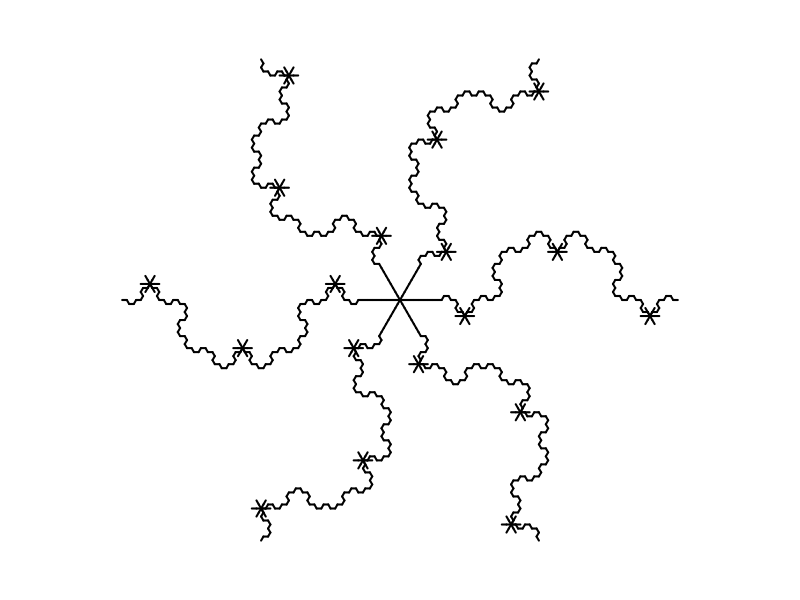

The R script that drew this image:


initial_angle = 0   #In degrees, 0 is East, 90 is North (up)
line_color = "black" #You can also use "blue" or rgb(1,0.2,0.9) or hsv(1,0.5,1)
line_width = 1
bg_color = "white"
PNG_pixel_width = 300

# BELOW HERE IS CODE... PROBABLY DO NOT EDIT THIS CODE...
getstr = function(start,rules,n){
    st = start
    for(jj in 1:n){
        st2 = ""
        for(i in 1:nchar(st)){
            ch = substr(st,i,i)
            if(!is.null(rules[[ch]])){
                st2 = paste0(st2,rules[[ch]],collapse="")
            } else {
                st2 = paste0(st2,ch,collapse="")
            }
        }
        st = st2
    }
    return(st)
}
getxyc = function(string="AA+AA+AA+A+A",angle=pi/2,angle_initial=pi/2,col="blue"){
    switch = 1
    d = angle_initial
    x = 0
    y = 0
    xl = c(x)
    yl = c(y)
    cols = numeric()
    dsave = numeric()
    xsave = numeric()
    ysave = numeric()
    for(i in 1:nchar(string)){
        ch = substr(string,i,i)
        cn = as.integer(charToRaw(ch))
        if(cn>=as.integer(charToRaw("A")) && cn<=as.integer(charToRaw("L"))){
            cols = c(cols,col)
            x = x+cos(d)
            y = y+sin(d)
            xl = c(xl,x)
            yl = c(yl,y)
        }
        if(cn>=as.integer(charToRaw("M")) && cn<=as.integer(charToRaw("Z"))){
            cols = c(cols,"NA")
            x = x+cos(d)
            y = y+sin(d)
            xl = c(xl,x)
            yl = c(yl,y)
        }
        if(cn==as.integer(charToRaw("["))){
            dsave = c(dsave,d)
            xsave = c(xsave,x)
            ysave = c(ysave,y)
        }
        if(cn==as.integer(charToRaw("]"))){
            cols = c(cols,"NA")
            x = xsave[length(xsave)]
            y = ysave[length(ysave)]
            d = dsave[length(dsave)]
            if(length(xsave)>1){
                xsave = xsave[1:(length(xsave)-1)]
                ysave = ysave[1:(length(ysave)-1)]
                dsave = dsave[1:(length(dsave)-1)]
            } else {
                xsave = numeric()
                ysave = numeric()
                dsave = numeric()
            }
            xl = c(xl,x)
            yl = c(yl,y)
        }
        if(cn==as.integer(charToRaw("-"))){
            d = d-angle*switch
        }
        if(cn==as.integer(charToRaw("+"))){
            d = d+angle*switch
        }
        if(cn==as.integer(charToRaw("."))){
            switch = switch*(-1)
        }
    }
    xwid = max(xl)-min(xl)
    ywid = max(yl)-min(yl)
    xmid = (max(xl)+min(xl))/2
    ymid = (max(yl)+min(yl))/2
    wid = max(c(xwid,ywid))
    x2 = (xl-xmid)/wid*2
    y2 = (yl-ymid)/wid*2
    return(list(x2,y2,cols))
}
makeplot = function(xyc,lwd=1){
    x = xyc[[1]]
    y = xyc[[2]]
    c = xyc[[3]]
    plot(0,0,"n",xlim=c(-1,1),ylim=c(-1,1),axes=F,ann=F)
    for(i in 2:length(x)){
        lines(c(x[i-1],x[i]),c(y[i-1],y[i]),col=c[i-1],lwd=lwd)
    }
}

showrules = function(g){
    rules = g[[2]]
    pr = paste0(names(rules)," > ",rules,collapse="\n")
    return(pr)
}

g99 = list("A",
           list("A"="[-CB][+CB][CB][--CB][++CB][---CB]",
                "B"="D+B-D-B+D",
                "C"="CC",
                "D"="B-D+A+D-B"),
           4,
           60)


# png("hi.png",300,300)

par(mar=c(0,0,0,0),oma=c(0,0,0,0),pty="s")
s = getstr(g99[[1]],g99[[2]],g99[[3]])
angle = g99[[4]]
xyc = getxyc(s,angle/180*pi,angle_initial=0,col=line_color)
makeplot(xyc,lwd=2)

# dev.off()

ss = "Start:"
ss = paste0(ss," ",g99[[1]])
ss = paste0(ss,"\nrules:\n")
ss = paste0(ss,showrules(g99))
ss = paste0(ss,"\nIterations:")
ss = paste0(ss,g99[[3]])
ss = paste0(ss,"\nAngle:")
ss = paste0(ss,g99[[4]])
cat(ss)
